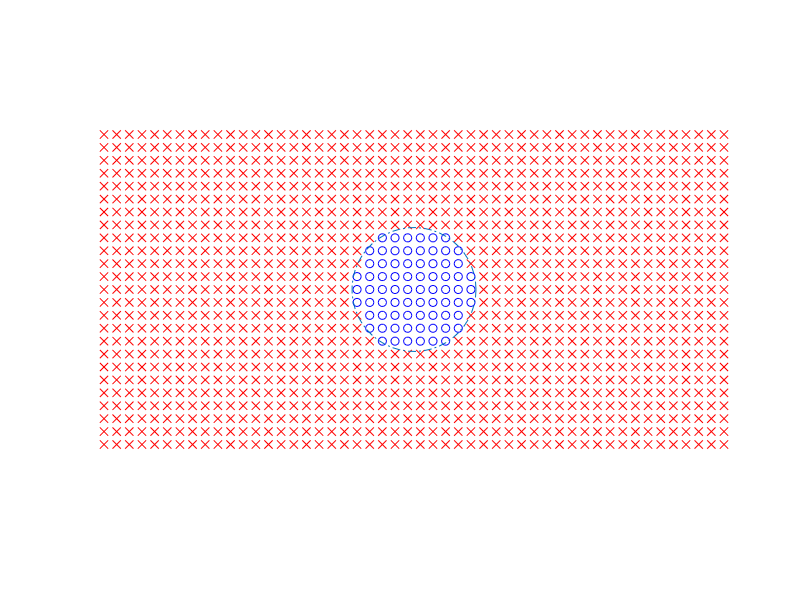

Reproduce this figure in MATLAB.
clear; clc; close all;

% Generate a rectangular grid

xmax = 2;
ymax = 1;
ar = xmax/ymax;

nx = 50;
ny = nx/ar;

% Create grid points
X = linspace(0,xmax,nx);
Y = linspace(0,ymax,ny);
[x,y] = ndgrid(X,Y);

% Generate a parametric closed curve
t = linspace(0,2*pi,nx);
cx = xmax/2; cy = ymax/2;
radius = 0.2;
xp = radius*cos(t) + cx;
yp = radius*sin(t) + cy;

[in, on] = inpolygon(x,y,xp,yp);

% Define flags
solid = logical(in + on);
liquid = ~solid;

hold on
plot(x(liquid),y(liquid),'rx')
plot(x(solid),y(solid),'bo')
plot(xp,yp,'-.')
axis off equal
